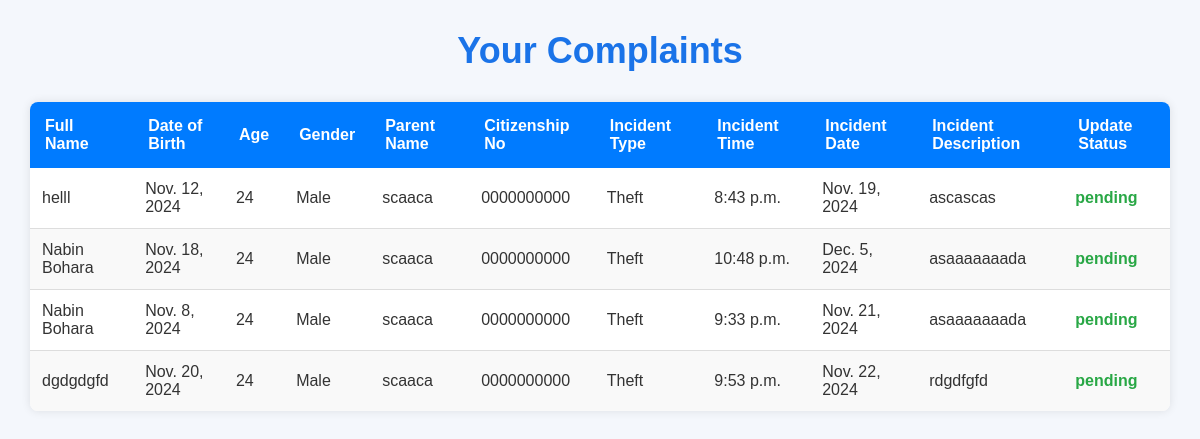
The page /view_complaints/ (signed in) on the database its author committed.
### complaints/models.py (models this page shows, shortened)
class Complaint(models.Model):
    STATUS_CHOICES = [
        ('pending', 'Pending'),
        ('completed', 'Completed'),
    ]
    user = models.ForeignKey(User, on_delete=models.CASCADE)
    title = models.CharField(max_length=255)
    description = models.TextField()
    status = models.CharField(max_length=10, choices=STATUS_CHOICES, default='pending')
    created_at = models.DateTimeField(auto_now_add=True)
    updated_at = models.DateTimeField(auto_now=True)
    user = models.ForeignKey(User, on_delete=models.CASCADE)
    full_name = models.CharField(max_length=255)
    date_of_birth = models.DateField()
    age = models.IntegerField()
    gender = models.CharField(max_length=10, choices=[('Male', 'Male'), ('Female', 'Female'), ('Other', 'Other')])
    phone_number = models.CharField(max_length=15)
    email = models.EmailField()
    parent_name = models.CharField(max_length=255)
    citizenship_no = models.CharField(max_length=50)
    incident_type = models.CharField(max_length=100)
    incident_time = models.TimeField()
    incident_date = models.DateField()
    incident_description = models.TextField()
    ip_address = models.GenericIPAddressField(null=True, blank=True)
    sound_recorder = models.FileField(upload_to='sound_recordings/', blank=True, null=True)
    evidence_1 =  models.ImageField(upload_to='evidence/', blank=True, null=True)
    evidence_2 =  models.ImageField(upload_to='evidence/', blank=True, null=True)
    evidence_3 =  models.ImageField(upload_to='evidence/', blank=True, null=True)
    evidence_4 =  models.ImageField(upload_to='evidence/', blank=True, null=True)

### complaints/views.py (the view)
# urls.py: path('view_complaints/', views.view_complaints, name='view_complaints'),
@login_required
def view_complaints(request):
    complaints = Complaint.objects.filter(user=request.user)
    return render(request, 'view_complaints.html', {'complaints': complaints})

### complaints/templates/view_complaints.html (shortened to what this page needs)
<!DOCTYPE html>
<html lang="en">
<head>
</head>
<body>
    <h1>Your Complaints</h1>
    <table>
        <thead>
            <tr>
                <th>Full Name</th>
                <th>Date of Birth</th>
                <th>Age</th>
                <th>Gender</th>
                <th>Parent Name</th>
                <th>Citizenship No</th>
                <th>Incident Type</th>
                <th>Incident Time</th>
                <th>Incident Date</th>
                <th>Incident Description</th>
                <th>Update Status</th>
            </tr>
        </thead>
        <tbody>
            {% for complaint in complaints %}
            <tr>
                <td>{{ complaint.full_name }}</td>
                <td>{{ complaint.date_of_birth }}</td>
                <td>{{ complaint.age }}</td>
                <td>{{ complaint.gender }}</td>
                <td>{{ complaint.parent_name }}</td>
                <td>{{ complaint.citizenship_no }}</td>
                <td>{{ complaint.incident_type }}</td>
                <td>{{ complaint.incident_time }}</td>
                <td>{{ complaint.incident_date }}</td>
                <td>{{ complaint.incident_description }}</td>
                <td>{{ complaint.status }}</td>
            </tr>
            {% endfor %}
        </tbody>
    </table>
</body>
</html>

### complaints/templates/view_complaints.html (style rules this page uses)
* { margin: 0; padding: 0; box-sizing: border-box; font-family: 'Arial', sans-serif; }
body { background: #f4f7fc; color: #333; padding: 30px; }
h1 { text-align: center; font-size: 36px; color: #1a73e8; margin-bottom: 30px; }
table { width: 100%; border-collapse: collapse; border-radius: 8px; overflow: hidden; background-color: #fff; box-shadow: 0 0 10px rgba(0, 0, 0, 0.1); }
th { background-color: #007bff; color: white; padding: 15px; text-align: left; font-weight: bold; }
td { padding: 12px; text-align: left; border-bottom: 1px solid #ddd; font-size: 16px; }
tbody tr:nth-child(even) { background-color: #f9f9f9; }
tbody tr:last-child td { border-bottom: none; }
td:last-child { font-weight: bold; color: #28a745; }

### rows shown on the page
Complaint: full_name "helll", date_of_birth "Nov. 12, 2024", age "24", gender "Male", parent_name "scaaca", citizenship_no "0000000000", incident_type "Theft", incident_time "8:43 p.m.", incident_date "Nov. 19, 2024", incident_description "ascascas", status "pending"
Complaint: full_name "Nabin Bohara", date_of_birth "Nov. 18, 2024", age "24", gender "Male", parent_name "scaaca", citizenship_no "0000000000", incident_type "Theft", incident_time "10:48 p.m.", incident_date "Dec. 5, 2024", incident_description "asaaaaaaada", status "pending"
Complaint: full_name "Nabin Bohara", date_of_birth "Nov. 8, 2024", age "24", gender "Male", parent_name "scaaca", citizenship_no "0000000000", incident_type "Theft", incident_time "9:33 p.m.", incident_date "Nov. 21, 2024", incident_description "asaaaaaaada", status "pending"
Complaint: full_name "dgdgdgfd", date_of_birth "Nov. 20, 2024", age "24", gender "Male", parent_name "scaaca", citizenship_no "0000000000", incident_type "Theft", incident_time "9:53 p.m.", incident_date "Nov. 22, 2024", incident_description "rdgdfgfd", status "pending"
